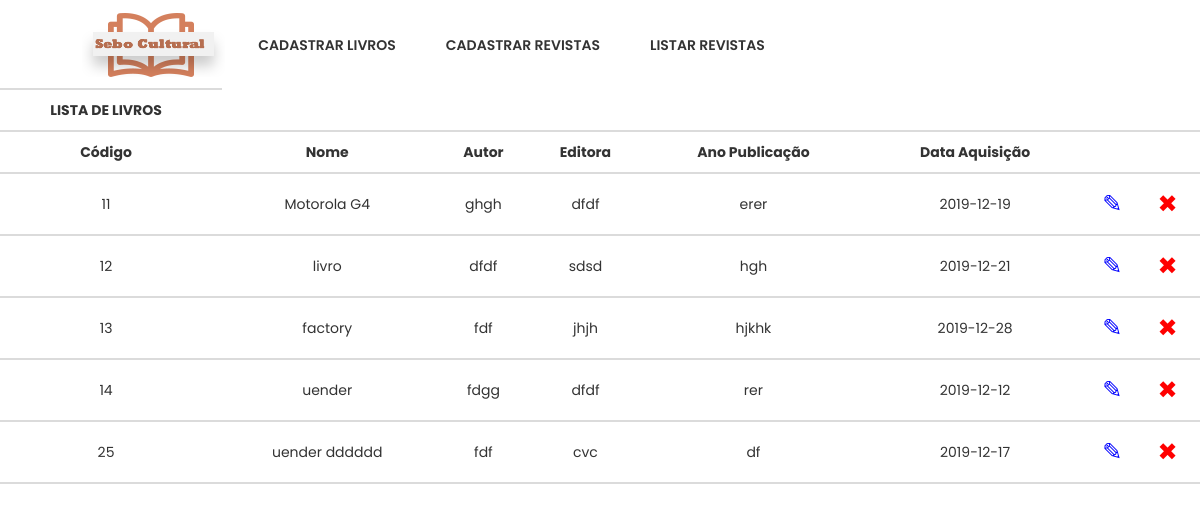
The app's page /mostraLivro.php with its own data.
### tables this page shows
CREATE TABLE `livros` (
  `id` int(11) NOT NULL,
  `nome` varchar(35) NOT NULL,
  `autores` varchar(100) NOT NULL,
  `editora` varchar(30) NOT NULL,
  `anoPublicacao` varchar(11) NOT NULL,
  `dataAquisicao` date NOT NULL
);

### mostraLivro.php (the view, shortened to what this page needs)
<!DOCTYPE html>
<html>
    <head>
	<link rel="stylesheet" href="css/bootstrap.min.css">
	<link rel="stylesheet" href="css/plugins.css">
	<link rel="stylesheet" href="style.css">
   <link rel="stylesheet" href="css/custom.css">
        <link rel="stylesheet" type="text/css" href="css/style.css">
		<div class="wrapper" id="wrapper">
		<header id="wn__header" class="header__area header__absolute sticky__header">
			<div class="container-fluid">
				<div class="row">
					<div class="col-md-6 col-sm-6 col-6 col-lg-2">
						<div class="logo">
							<a href="index.php">
								<img src="images/logo/logo.png" alt="logo images">
							</a>
						</div>
					</div>
					<div class="col-lg-8 d-none d-lg-block">
						<nav class="mainmenu__nav">
							<ul class="meninmenu d-flex justify-content-start">
								<li class="drop with--one--item"><a href="form_livros.php">Cadastrar Livros</a></li>
								<li class="drop with--one--item"><a href="form_revistas.php">Cadastrar Revistas</a></li>
								<li class="drop with--one--item"><a href="mostraRevista.php">Listar Revistas</a></li>
						</nav>
					</div>
				<div class="col-md-6 col-sm-6 col-6 col-lg-2">
						<ul class="header__sidebar__right d-flex justify-content-end align-items-center">
			</div>
		</header>
    </head>
    <body>
		 <br><br>
        <div class="container">
        </div>
        <div id="livros"    align="center">
            <form>
                <table id="minhaTabela" class="Table">
                    <tr class="cabecalho" >
                        <td><strong>LISTA DE LIVROS</strong></div>
                    <tr class="cabecalho">
                        <td><strong >Código</strong></td>
                        <td><strong>Nome</strong></td>
                        <td><strong>Autor</strong></td>
                        <td><strong>Editora</strong></td>
                        <td><strong>Ano Publicação</strong></td>
                        <td ><strong>Data Aquisição</strong></td>
                        <td>&nbsp;</td>
                        <td>&nbsp;</td>
                    </tr>
                    <?php
                    include "conecta.php";
                    $res = mysqli_query($con, "SELECT * FROM livros");
                    $total = mysqli_num_rows($res);
                    for ($i = 0; $i < $total; $i++) {
                        $dados = mysqli_fetch_row($res);
                        $codigo = $dados[0];
                        $nome = $dados[1];
                        $autor = $dados[2];
                        $editora = $dados[3];
                        $anoPublicacao = $dados[4];
                        $dataAquisicao = $dados[5];
                        $idLinha = "linha$i";
                        echo "<tr id=\"$idLinha\" class='corLinha'>";
                        echo " <td>$codigo</td>";
                        echo " <td>$nome</td>";
                        echo " <td>$autor</td>";
                        echo " <td>$editora</td>";
                        echo " <td>$anoPublicacao</td>";
                        echo " <td>$dataAquisicao</td>";
                        echo " <td ><a href=\"#\" onclick=\"popup();EditarLinha('$idLinha','livro');\"><font size=5 color=#0000ff>✎</font></a></td>";
                        echo " <td ><a  href=\"#\" onclick=\"ExcluirLinha('$idLinha','livro');\"><font size=5 color=#FF0000>✖</a></td>";
                        echo "</tr>";
                    }
                    ?>
	</body>
</html>

### css/style.css (style rules this page uses)
body { margin: 0; background-size: 100%; }
td { border-bottom: #DBDBDB 2px solid ; border-top: #DBDBDB 2px solid ; text-align: center; }
* { margin:0px; padding:0px; }
.container { width: 80%; margin: 0 auto; padding-top: 40px; }

### records on screen
livros: id "11", nome "Motorola G4", autores "ghgh", editora "dfdf", anoPublicacao "erer", dataAquisicao "2019-12-19"
livros: id "12", nome "livro", autores "dfdf", editora "sdsd", anoPublicacao "hgh", dataAquisicao "2019-12-21"
livros: id "13", nome "factory", autores "fdf", editora "jhjh", anoPublicacao "hjkhk", dataAquisicao "2019-12-28"
livros: id "14", nome "uender", autores "fdgg", editora "dfdf", anoPublicacao "rer", dataAquisicao "2019-12-12"
livros: id "25", nome "uender dddddd", autores "fdf", editora "cvc", anoPublicacao "df", dataAquisicao "2019-12-17"
